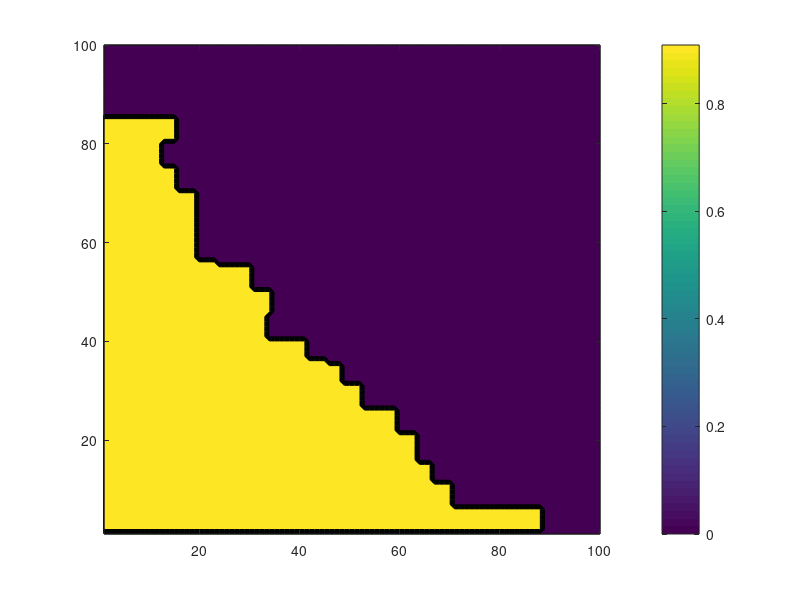

Recreate this plot in MATLAB. (Note: this script raises an error after producing the figure.)
x_size = 100;
y_size = 100;
avi = zeros(x_size, y_size);
theta_range = [66.10329253849469, 67.09918891328769];
varphi_range = [-171.9959574849226, -169.2677190732407];
start_place = [-(169.5),66 + 10 / 60];
end_place = [-171.5, 67];
x2varphi = @(x) varphi_range(1) + (x - 1) / (x_size - 1)...
    * (varphi_range(2) - varphi_range(1));
y2theta = @(y) theta_range(1) + (y - 1) / (y_size - 1)...
    * (theta_range(2) - theta_range(1));
costline = load('input/costline.txt');

xy2ecs = @(x, y) [x2varphi(x), y2theta(y)];
varphi2x = @(varphi) round((varphi - varphi_range(1) )/ ...
    (varphi_range(2) - varphi_range(1)) *  (x_size - 1)) + 1;
theta2y = @(theta) round((theta - theta_range(1) ) / ...
    (theta_range(2) - theta_range(1)) * (y_size - 1)) + 1;
ecs2xy = @(varphi, theta) [varphi2x(varphi),...
    theta2y(theta)];
[m,n]=size(costline);

lasty=1;
thisy=1;
lastx=1;
thisx=1;
 
for i=2:m
     varphi=costline(i,1);
     theta=costline(i,2);
     
     thisx=varphi2x(varphi);
     thisy=theta2y(theta);
     
     if(thisx==lastx || (i~=1 && thisy==lasty)) 
         continue
     end
     
     for j=1:thisx
         for k=lasty + 1:thisy
             avi(j,k)=1;
         end
     end
     lasty=thisy;
     lastx=thisx;
end
figure;
contourf(avi');
colorbar
fid = fopen('Dijskra/Dijskra/avi.txt', 'w');
fprintf(fid, '%d %d \n ', x_size, y_size);
fprintf(fid, '%d %d \n ', xstart, ystart);
fprintf(fid, '%d %d \n ', xend, yend);
fprintf(fid, '%d %d \n ', theta_range(1), theta_range(2));
fprintf(fid, '%d %d \n ', varphi_range(1), varphi_range(2));

for ix = 1 : x_size
    for iy = 1 : y_size
        fprintf(fid, '%d ', avi(ix, iy));
    end
    fprintf(fid, '\n');
end
fclose(fid);

save model1.mat x_size avi y_size theta_range ...
    varphi_range start_place end_place x2varphi ...
    y2theta varphi2x theta2y